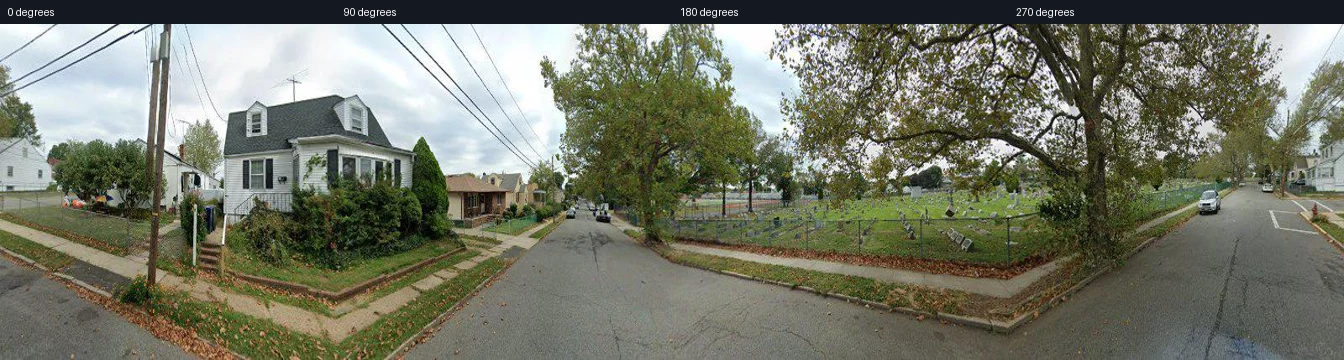
#> input picture city-patterns/composition-examples/001-original.webp, 1344 x 360 px
$ python tiny_qc.py --glob ../../city-patterns/composition-examples/001-original.webp
#> lines starting #> are read from the running program, lines starting #| are printed output that depends on the picture
"""Low-cost panorama quality gate for the formal DINOv3 pipeline.

The gate is deliberately CPU-only and runs on 96px images.  A small
HistGradientBoosting model can be trained from weak labels produced by the
auditable rules below; inference still keeps the hard black-frame rule so a
missing or stale model cannot let empty frames into the SAE sample.

The model has two independent outputs, ``p_black`` and ``p_tunnel``.  A
panorama is rejected when any of its four views is black, or when at least two
views have a high tunnel probability.  The latter avoids dropping a valid
night street because of one dark heading.
"""
from __future__ import annotations

import os
from pathlib import Path
from typing import Iterable, Sequence

import numpy as np

RES = 96
FEATURES = (
    "mean", "std", "dark_frac", "near_black_frac", "lap_log", "edge_frac",
    "top_mean", "bottom_mean", "warm", "glow", "bright_frac", "entropy",
)
DEFAULT_MODEL = Path(__file__).with_name("qc_model.joblib")


def _array(image) -> np.ndarray:
    from PIL import Image

    if isinstance(image, (str, os.PathLike)):
        image = Image.open(image)
#> image is the input picture: PIL image 1344x360 RGB; mean R, G, B 115.4, 118.2, 102.8
    if isinstance(image, Image.Image):
        return np.asarray(image.convert("RGB").resize((RES, RES)), np.float32)
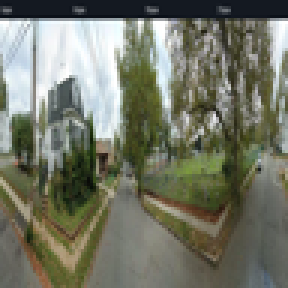
#> returned value: shape (96, 96, 3) float32 (shown 3 times larger); mean of channels 0, 1, 2 115.4, 118.1, 102.7; drawn as R, G, B
    arr = np.asarray(image)
    if arr.ndim != 3 or arr.shape[-1] != 3:
        raise ValueError(f"expected RGB image, got {arr.shape}")
    return np.asarray(Image.fromarray(arr.astype(np.uint8)).convert("RGB").resize(
        (RES, RES)), np.float32)


def features(image) -> np.ndarray:
    """Return one fixed-size, inexpensive quality descriptor."""
    from scipy import ndimage

    rgb = _array(image)
    lum = rgb @ np.array([0.299, 0.587, 0.114], np.float32)
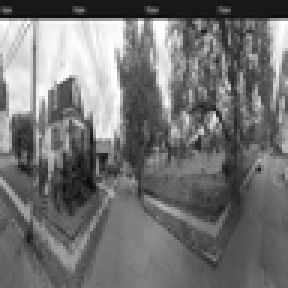
#> lum: shape (96, 96) float32 (shown 3 times larger); min 10.36, max 255, mean 115.5
    lap = ndimage.laplace(lum)
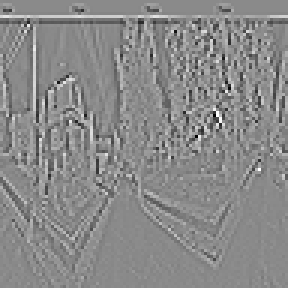
#> lap: shape (96, 96) float32 (shown 3 times larger); min -301.1, max 254.8, mean 0; drawn with min black and max white
    gx = np.diff(lum, axis=1)
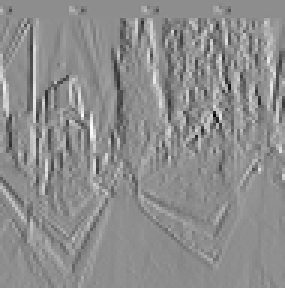
#> gx: shape (96, 95) float32 (shown 3 times larger); min -165.5, max 132.2, mean 0; drawn with min black and max white
    gy = np.diff(lum, axis=0)
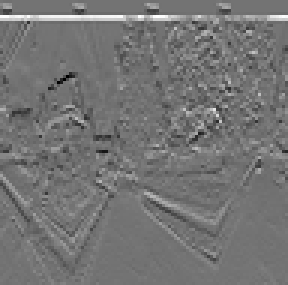
#> gy: shape (95, 96) float32 (shown 3 times larger); min -124.8, max 150.2, mean 0.8; drawn with min black and max white
    hist, _ = np.histogram(lum, bins=24, range=(0, 255), density=False)
#> hist = 24 values, max 1083 at index 8, min 1 at index 0, mean 384
    p = hist.astype(np.float32) / max(float(hist.sum()), 1.0)
#> p = 24 values, max 0.118 at index 8, min 0.000109 at index 0, mean 0.0417
    entropy = float(-(p * np.log(p + 1e-8)).sum())
#> entropy = 2.88
    bright = float(lum.mean())
#> bright = 115.5
    high = lum[lum >= np.percentile(lum, 95)]
#> high = 461 values, max 255 at index 0, min 238.1 at index 420, mean 246.1
    return np.asarray((
        bright / 255.0,
        float(lum.std()) / 255.0,
        float((lum < 20).mean()),
        float((lum < 8).mean()),
        float(np.log1p(lap.var())),
        float((float((np.abs(gx) > 18).mean()) +
               float((np.abs(gy) > 18).mean())) * 0.5),
        float(lum[: RES // 4].mean()) / 255.0,
        float(lum[-RES // 4 :].mean()) / 255.0,
        float(rgb[..., 0].mean() - rgb[..., 2].mean()) / 255.0,
        float(high.mean() - bright) / 255.0,
        float((lum > 245).mean()),
        entropy / np.log(24.0),
    ), dtype=np.float32)


def rule_flags(x: np.ndarray) -> tuple[bool, bool]:
    """Conservative weak labels: ``(black, tunnel)``."""
    mean, std, dark, near_black, lap_log, edge, top, _bottom, warm, glow, _sat, _ent = x
    black = bool(mean * 255.0 < 14.0 or dark > 0.97 or std * 255.0 < 6.0)
    tunnel = bool(
        not black
        and mean * 255.0 < 100.0
        and top * 255.0 < 95.0
        and lap_log < np.log1p(280.0)
        and (warm > 4.0 / 255.0 or glow > 42.0 / 255.0)
    )
    return black, tunnel


class QualityGate:
    """Score four PIL views and return a panorama-level keep/drop decision."""

    # [70 lines left out: functions __init__, score_view, score_views, filter_loaded, not called in this run]


def train(paths: Sequence[str | os.PathLike], output: str | os.PathLike = DEFAULT_MODEL,
          seed: int = 0) -> dict:
    """Train the tiny weakly supervised gate and save it.

    Labels are generated only for high-confidence black/tunnel and clean
    examples.  This makes the checkpoint reproducible without pretending that
    unverified CLIP scores are ground-truth tunnel annotations.
    """
    from sklearn.ensemble import HistGradientBoostingClassifier
    import joblib

    rng = np.random.default_rng(seed)
    X = np.asarray([features(p) for p in paths], dtype=np.float32)
    black = np.asarray([rule_flags(x)[0] for x in X], dtype=np.int64)
#> black = [0]
    tunnel = np.asarray([rule_flags(x)[1] for x in X], dtype=np.int64)
#> tunnel = [0]

    # Most downloaded city samples contain no obvious defects.  Add a small,
    # deterministic synthetic calibration set in that case, so the learned
    # checkpoint is still usable before a human tunnel-label set is available.
    # These examples are only calibration anchors; the hard rules remain the
    # final authority for near-black frames.
    from PIL import Image, ImageDraw
    synth_images, synth_black, synth_tunnel = [], [], []
    for _ in range(256):
        level = float(rng.uniform(0.0, 10.0))
        synth_images.append(Image.fromarray(np.full((RES, RES, 3), level, np.uint8)))
        synth_black.append(1); synth_tunnel.append(0)
    for _ in range(256):
        rgb = np.zeros((RES, RES, 3), np.uint8)
        rgb[...] = (55, 42, 32)
        im = Image.fromarray(rgb)
        dr = ImageDraw.Draw(im)
        # Smooth dark enclosure with a few warm overhead lights.
        dr.rectangle((RES // 3, RES // 2, RES - 8, RES - 8), fill=(65, 50, 38))
        for x in (18, 48, 78):
            dr.ellipse((x, 30, x + 8, 38), fill=(225, 150, 65))
        synth_images.append(im); synth_black.append(0); synth_tunnel.append(1)
#> this loop made 256 passes
#> pass 1, in train, `im = Image.fromarray(rgb)`:
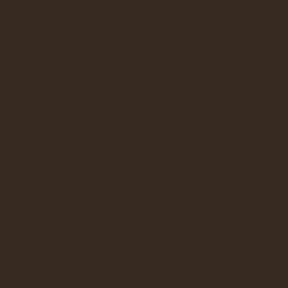
#> im: PIL image 96x96 RGB (shown 3 times larger); mean R, G, B 55, 42, 32
#> after the loop, synth_black = 512 values, max 1 at index 0, min 0 at index 256, mean 0.5; synth_images = 512 items; synth_tunnel = 512 values from 0 to 1
    Xs = np.asarray([features(im) for im in synth_images], dtype=np.float32)
#> in features (call 2), `rgb = _array(image)`: image: PIL image 96x96 RGB; every value is 6
#> in features (call 3), `rgb = _array(image)`: image: PIL image 96x96 RGB; every value is 2
#> in features (call 4), `rgb = _array(image)`: image: PIL image 96x96 RGB; every value is 0
#> in features (call 6), `rgb = _array(image)`: image: PIL image 96x96 RGB; every value is 8
#> in features (call 7), `rgb = _array(image)`: image: PIL image 96x96 RGB; every value is 9
#> in features (call 9), `rgb = _array(image)`: image: PIL image 96x96 RGB; every value is 7
#> in features (call 10), `rgb = _array(image)`: image: PIL image 96x96 RGB; every value is 5
#> in features (call 17), `rgb = _array(image)`: image: PIL image 96x96 RGB; every value is 1
#> in features (call 21), `rgb = _array(image)`: image: PIL image 96x96 RGB; every value is 4
#> in features (call 27), `rgb = _array(image)`: image: PIL image 96x96 RGB; every value is 3
    X = np.concatenate([X, Xs], axis=0)
    black = np.concatenate([black, np.asarray(synth_black, dtype=np.int64)])
#> black = 513 values, max 1 at index 1, min 0 at index 0, mean 0.499
    tunnel = np.concatenate([tunnel, np.asarray(synth_tunnel, dtype=np.int64)])
#> tunnel = 513 values from 0 to 1
    models = {}
    for name, y in (("black", black), ("tunnel", tunnel)):
        if np.unique(y).size < 2:
            raise RuntimeError(f"cannot train {name} classifier: only one weak-label class")
        clf = HistGradientBoostingClassifier(
            max_iter=80, learning_rate=0.08, max_leaf_nodes=7,
            l2_regularization=1.0, random_state=seed,
        )
        clf.fit(X, y); models[name] = clf
#> this loop made 2 passes
#> name on passes 1 to 2: 'black', 'tunnel'
#> after the loop, models = 2 items
    out = Path(output); out.parent.mkdir(parents=True, exist_ok=True)
    joblib.dump({"features": FEATURES, **models}, out)
    return {"images": len(paths), "black_labels": int(black.sum()),
            "tunnel_labels": int(tunnel.sum()), "path": str(out)}


if __name__ == "__main__":
    import argparse
    import glob

    parser = argparse.ArgumentParser(description="Train the tiny weakly supervised QC gate")
    parser.add_argument("--glob", required=True, help="image glob, for example '/nas/.../*_0.jpg'")
    parser.add_argument("--output", default=str(DEFAULT_MODEL))
    parser.add_argument("--limit", type=int, default=0)
    cli = parser.parse_args()
    paths = sorted(glob.glob(cli.glob, recursive=True))
    if cli.limit:
        paths = paths[:cli.limit]
    if not paths:
        parser.error("the glob matched no images")
    print(train(paths, cli.output))
